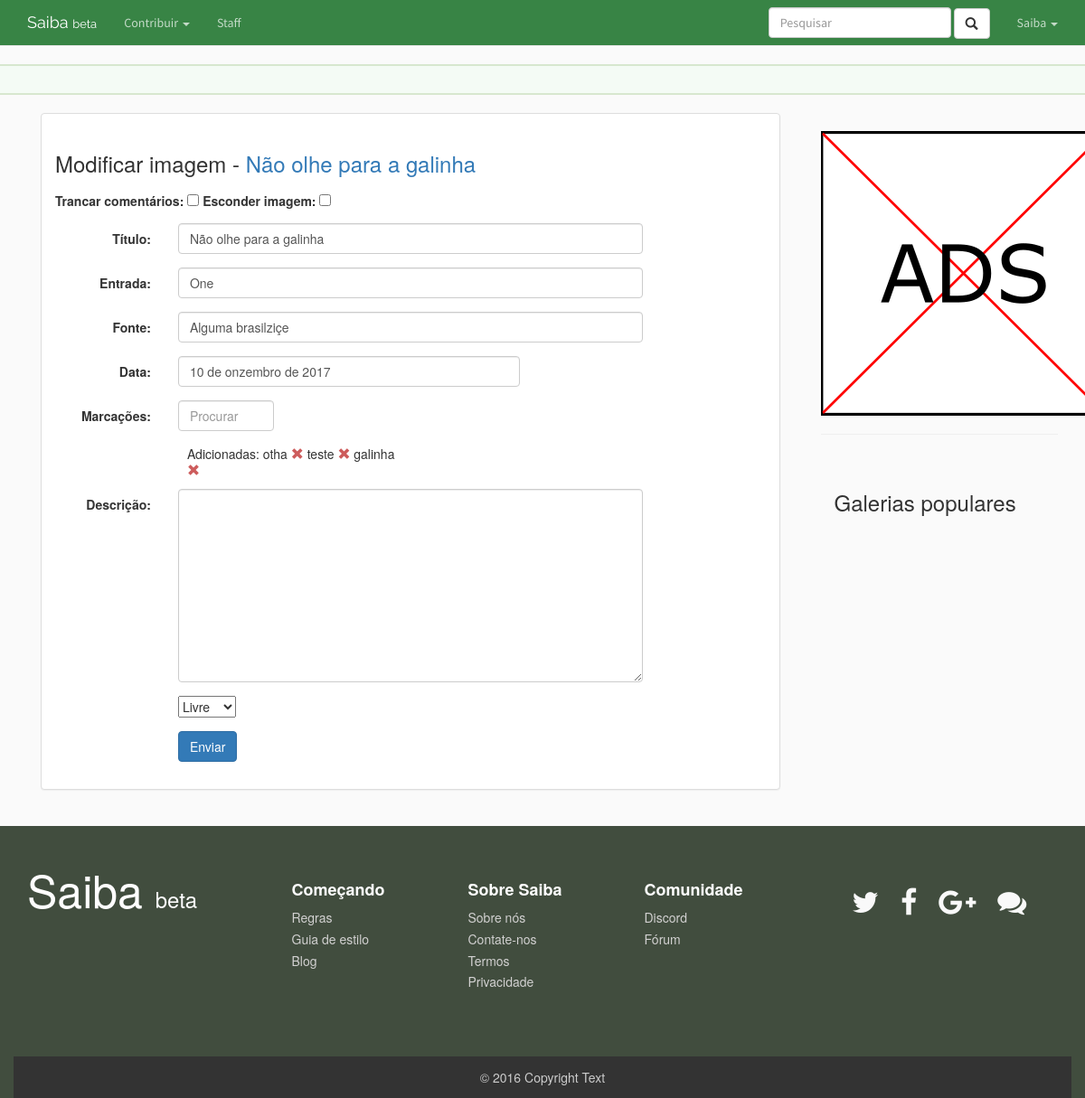
The page /galeria/imagem/4/editar (signed in) on the database its author committed.
### gallery/models.py (models this page shows, shortened)
class Image(models.Model):
    author          = models.ForeignKey(User, blank=True)
    title           = models.CharField(max_length=250)
    date            = models.DateTimeField(default=timezone.now, blank=True)
    date_origin     = models.CharField(max_length=100, blank=True)
    source          = models.CharField(max_length=250)
    tags            = models.ManyToManyField('home.Tag', blank=True)
    entry           = models.ForeignKey('entry.Entry', on_delete=models.CASCADE, related_name="images")
    hidden          = models.BooleanField(default=False)
    file            = models.ImageField(upload_to='icon/', blank=True)
    file_url        = models.URLField(blank=True)
    description     = models.TextField(max_length=250, blank=True)
    state           = models.ForeignKey(State, on_delete=models.CASCADE, default=1)
    trending_points = models.IntegerField(default=0)
    views           = GenericRelation('feedback.View')
    comments_locked = models.BooleanField(default=False)

### entry/models.py (models this page shows, shortened)
class Entry(models.Model):
    author                  = models.ForeignKey(User, default=1)
    title                   = models.CharField(max_length=250)
    slug                    = models.SlugField(max_length=250, default="", blank=True, unique=True)
    status                  = models.ForeignKey(Status, default=1)
    category                = models.ForeignKey(Category, default=1)
    type                    = models.CharField(max_length=100, blank=True)
    date_origin             = models.CharField(max_length=100, blank=True)
    origin                  = models.CharField(max_length=100)
    icon                    = models.ImageField(upload_to='icon/', blank=True)
    icon_url                = models.URLField(blank=True)
    hidden                  = models.BooleanField(default=False)
    images_locked           = models.BooleanField(default=False)
    videos_locked           = models.BooleanField(default=False)
    comments_locked         = models.BooleanField(default=False)
    tags                    = models.ManyToManyField('home.Tag', blank=True)
    trending_points         = models.IntegerField(default=0)
    editorship              = models.ManyToManyField('profile.Profile', blank=True)
    view                    = GenericRelation('feedback.View')
    def __unicode__(self):
        return self.title
    class Meta:
        verbose_name_plural = "entries"

### home/models.py (models this page shows)
class Tag(models.Model):
    label   = models.CharField(max_length=2500, blank=True)
    hidden  = models.BooleanField(default=False)
    def __unicode__(self):
        return self.label

### gallery/views.py (the view, shortened to what this page needs)
# urls.py: url(r'^imagem/(?P<image_id>[0-9]+)/editar', views.image_edit, name='image_edit'),
def image_edit(request, image_id):
    if not request.user.is_authenticated():
        return redirect('home:login')
    else:
        user = request.user
        image = Image.objects.get(pk=image_id)
        entry_name = request.POST.get('entry-selected')
        is_editor = (user == image.author)
        image_dict = model_to_dict(image)
        image_form = ImageForm(request.POST or None, initial=image_dict)
        if user.is_staff:
            image_form = StaffImageForm(request.POST or None, initial=image_dict)
        context = { "image_form": image_form, "image": image, "user": user }
    image_form.fields['title'].widget.attrs['class'] = 'form-control form-title'
    image_form.fields['date_origin'].widget.attrs['class'] = 'form-control form-date_origin'
    image_form.fields['source'].widget.attrs['class'] = 'form-control form-source'
    image_form.fields['description'].widget.attrs['class'] = 'form-control form-content'
    return render(request, 'gallery/edit-image.html', context)

### gallery/forms.py (shortened to what this page needs)
class StaffImageForm(ModelForm):
    file_url = forms.URLField(widget=forms.TextInput(attrs={'placeholder': 'Coloque aqui um link para uma imagem.',
        'class': 'form-control form-state'}), required=False)
    class Meta:
        model = Image
        fields = [ "title", "source", "date_origin", "description", "file", "file_url", "state", "comments_locked", "hidden" ]

### gallery/models.py (called while the page is built)
    def __unicode__(self):
        return self.label

### gallery/templates/gallery/edit-image.html (shortened to what this page needs)
﻿{% extends 'home/base.html' %}
{% load staticfiles %}
{% block css %}
    <link rel="stylesheet" type="text/css" href="{% static 'home/search-style.css' %}"/>
{% endblock %}
{% block body %}
<div class="container-fluid">
    <div class="row">
        <div class="col-md-12">
            <div class="panel panel-default">
                <div class="panel-body">
                    <h2>Modificar imagem - <a href="{% url 'gallery:image_detail' image.pk %}">{{image.title}}</a></h2>
                    <form class="form-horizontal" role="form" action="" method="post" enctype="multipart/form-data">
                        <div class="form-group">
                            <span class="col-md-8">
                                    <strong>Trancar comentários:</strong>
                                    {{ image_form.comments_locked }}
                                    <strong>Esconder imagem:</strong>
                                    {{ image_form.hidden }}
                            </span>
                        </div>
                        <div class="form-group">
                            <label class="control-label col-sm-2" for="field">Título:</label>
                            <div class="col-sm-8">{{ image_form.title }}</div>
                        </div>
                        <div class="form-group">
                            <label class="control-label col-sm-2" for="field">Entrada:</label>
                            <div class="col-md-8"><input id="search-entries" name="entry-selected" type="text" class="form-control" placeholder="Procurar" autocomplete="off" value="{{image.entry}}"></div>
                        </div>
                        <div class="form-group">
                            <label class="control-label col-sm-2" for="field">Fonte:</label>
                            <div class="col-sm-8">{{ image_form.source }}</div>
                        </div>
                        <div class="form-group">
                            <label class="control-label col-sm-2" for="field">Data:</label>
                            <div class="col-sm-6">{{ image_form.date_origin }}</div>
                        </div>
                        <div class="form-group">
                            <label class="control-label col-sm-2" for="field">Marcações:</label>
                            <div class="col-md-2"><input id="search-tags" type="text" class="form-control" placeholder="Procurar" autocomplete="off"></div>
                        </div>
                        <div class="form-group">
                            <label class="control-label col-sm-2" for="field"></label>
                            <div class="col-md-4 search-tag-display">
                                <ul>
                                    Adicionadas:
                                    {% for tag in image.tags.all %}<li tag-data="{{tag}}">{{tag}} <span tag-data="{{tag}}" class="glyphicon glyphicon-remove remove-tag"></span></li>{% endfor %}
                                </ul>
                            </div>
                        </div>
                        <div class="form-group">
                            <label class="control-label col-sm-2" for="field">Descrição:</label>
                            <div class="col-sm-8">{{ image_form.description }}</div>
                        </div>
                        <div class="form-group">
                            <label class="control-label col-sm-2" for="field"></label>
                            <div class="col-sm-8">{{ image_form.state }}</div>
                        </div>
                        <div class="form-group">
                            <div class="col-sm-offset-2 col-sm-10">
                                <button type="submit" id="send" class="btn btn-primary submit-media">Enviar</button>
                            </div>
                        </div>
                    </form>
                </div>
            </div>
        </div>
    </div>
</div>
{% endblock %}

### home/templates/home/base.html (shortened to what this page needs)
﻿<!DOCTYPE html>
<html lang="pt-br">
    <head>
        {% load staticfiles %}
        <link rel="stylesheet" href="https://maxcdn.bootstrapcdn.com/bootstrap/3.3.6/css/bootstrap.min.css">
        <link rel="stylesheet" href="http://cdnjs.cloudflare.com/ajax/libs/font-awesome/4.6.3/css/font-awesome.min.css">
        <link rel="stylesheet" type="text/css" href="{% static 'home/style.css' %}"/>
        <link rel="stylesheet" type="text/css" href="{% static 'home/navbar.css' %}"/>
        <link rel="stylesheet" type="text/css" href="{% static 'home/base.css' %}"/>
        <link rel="stylesheet" type="text/css" href="{% static 'home/css/footer.css' %}"/>
        {% block css %}
        {% endblock %}
    </head>
    <body>
        <nav id="saiba-navbar" class="navbar navbar-default navbar-fixed-top">
            <div class="container">
                <div class="navbar-header">
                    <a class="navbar-brand" href="{% url 'home:index' %}" style="font-family:Raleway;">Saiba <span class="navbar-version">beta</span></a>
                </div>
                <div id="navbar" class="navbar-collapse collapse" style="font-family:Source Sans Pro;">
                    <ul class="nav navbar-nav">
                        <li class="dropdown">
                            <a href="#" class="dropdown-toggle" data-toggle="dropdown" role="button" aria-haspopup="true" aria-expanded="false">Contribuir <span class="caret"></span></a>
                        </li>
                        {% if user.is_staff %}
                            <li>
                                <a href="{% url 'staff:index' %}" role="button">Staff</a>
                            </li>
                        {% endif %}
                    </ul>
                    <ul class="nav navbar-nav navbar-right">
                        <li>
                            <form class="navbar-form navbar-left" action="{% url 'home:page_search' %}" method="get">
                                <div class="form-group">
                                    <input id="navbar-search" name="q" type="text" class="form-control" placeholder="Pesquisar" autocomplete="off">
                                    <button type="submit" class="btn btn-default glyphicon glyphicon-search"></button>
                                </div>
                            </form>
                        </li>
                        {% if user.is_authenticated %}
                            <li class="dropdown">
                                <a href="#" class="dropdown-toggle" data-toggle="dropdown" role="button" aria-haspopup="true" aria-expanded="false">{{user.username}} <span class="caret"></span></a>
                            </li>
                        {% endif %}
                    </ul>
                </div>
            </div>
        </nav>
        <div id="trending" class="col-md-12">
        </div>
        <div id="site-conteudo" class="col-md-12">
            <div id="site-contexto" class="col-md-9">
                {% block body %}
                {% endblock %}
            </div>
            <div id="sidebar" class="col-md-3">{% include "home/sidebar.html" %}</div>
        </div>
        {% include 'home/footer.html' %}
    </body>
</html>

### home/static/home/style.css (style rules this page uses)
h2 { font-size: 24px; line-height: 40px; }

### home/static/home/base.css (style rules this page uses)
#trending { background-color: #f4fbf5; padding: 15px 0px 15px 0px; border-width: 2px 0px 2px 0px; border-style: solid; border-color: #d7e7cf; margin-top: 15px; }
#site-conteudo { margin-top: 20px; margin-bottom: 20px; }
.navbar-default { background-color: #388445; border-color: #E7E7E7; }
.navbar-default .navbar-brand { color: white; }
.navbar-version { font-size: 13px; }
.navbar-default .navbar-nav > li > a { color: rgba(255, 255, 255, 0.7); }
.navbar-default .navbar-nav > .dropdown > a .caret { border-top-color: rgba(255, 255, 255, 0.7); border-bottom-color: rgba(255, 255, 255, 0.7); }

### home/static/home/css/footer.css (style rules this page uses)
html { height: 100%; }

### home/static/home/search-style.css (style rules this page uses)
.search-tag-display li { display: inline; }
.search-tag-display li:after { content: ' '; }
.search-tag-display li:last-child:after { content: ''; }
.search-tag-display ul { margin-bottom: 0px; padding-left: 10px; }
.search-tag-display span { color: indianred; }

### rows shown on the page
Image: title "Não olhe para a galinha", entry-selected "One", source "Alguma brasilziçe", date_origin "10 de onzembro de 2017", state "Livre"
Tag: label "otha"
Tag: label "teste"
Tag: label "galinha"

### other values the page prints
{{ user.username }} "Saiba"
